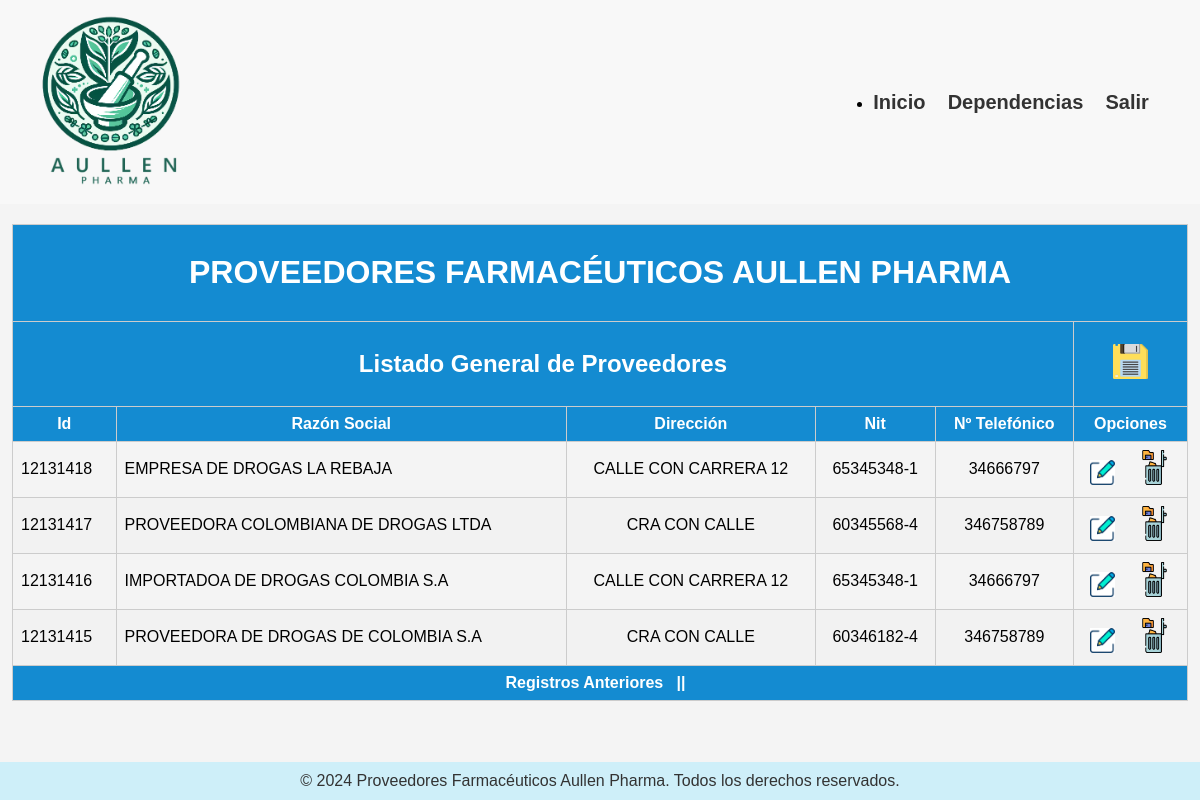
The page /heren_tres/mostrar_proveedor.php on the database its author committed.
### tables this page shows
CREATE TABLE `proveedores` (
  `id_proveed` int(14) NOT NULL,
  `nomb_Prov` varchar(60) NOT NULL,
  `direc_Prove` varchar(80) NOT NULL,
  `Nit_Proveed` varchar(20) NOT NULL,
  `Nnro_Telefon` varchar(30) NOT NULL,
  `represe_Prov` int(14) NOT NULL,
  PRIMARY KEY (`id_proveed`)
);

### heren_tres/class/conexion.php (called while the page is built, shortened)
<?php
	class Conexion
	{
		public function __construct()
		{
			$this->conex=new mysqli(host,user,pass,base);
		}
	}
 ?>

### heren_tres/class/class.php (called while the page is built, shortened)
<?php
	require_once("conexion.php");
	class Trabajo extends Conexion
	{
		public function trae_DatosProveedor($inicio)
		{
			$sql="SELECT * FROM proveedores
			ORDER BY id_proveed DESC LIMIT $inicio,12";
			$consul=$this->conex->query($sql);
			$res=$consul->fetch_all(MYSQLI_ASSOC);
			return $res;
		}
	}
 ?>

### heren_tres/mostrar_proveedor.php (the view, shortened to what this page needs)
<?php
	require_once("class/class.php");
	$dat = new Trabajo();
?>
<!DOCTYPE html>
<html lang="en">
<head>
	<link rel="stylesheet" href="estilos/mostrar.css">
</head>
<body>
<header>
		<nav class="nav-left">
			<a href="index.php">
				<img src="imgs/aullenPharma.png" alt="Icono Home" class="icono-home" title="Inicio"></a>
		</nav>
		<nav class="nav-right">
			<ul>
				<li>
					<a href="index.php">Inicio</a> &nbsp;&nbsp;&nbsp;
					<a href="#">Dependencias</a> &nbsp;&nbsp;&nbsp;
					<a href="#">Salir</a> &nbsp;&nbsp;&nbsp; &nbsp;&nbsp;
				</li>
			</ul>
		</nav>
</header>
<div class="table-container">
	<table class="styled-table">
		<thead>
			<tr bgcolor="#CEEFF9">
				<th colspan="6"><h1>PROVEEDORES FARMACÉUTICOS AULLEN PHARMA</h1></th>
			</tr>
			<tr bgcolor="#CEEFF9">
				<th colspan="5"><h2>Listado General de Proveedores</h2></th>
				<th>
					<a href="class/adicion_prov.php">
						<img src="imgs/guardar_3.png" alt="Adicion Registro" width="35" height="35" title="Adicionar Un Registro">
					</a>
				</th>
			</tr>
			<tr>
				<th>Id</th>
				<th>Razón Social</th>
				<th>Dirección</th>
				<th>Nit</th>
				<th>Nº Telefónico</th>
				<th>Opciones</th>
			</tr>
		</thead>
		<tbody>
			<?php
				if(isset($_GET["pos"])) {
					$inicio = $_GET["pos"];
				} else {
					$inicio = 0;
				}
				$lista = $dat->trae_DatosProveedor($inicio);
				for($i = 0; $i < sizeof($lista); $i++) {
					$v1 = $lista[$i]['id_proveed'];
					$v2 = $lista[$i]['nomb_Prov'];
					$v3 = $lista[$i]['direc_Prove'];
					$v4 = $lista[$i]['Nit_Proveed'];
					$v5 = $lista[$i]['Nnro_Telefon'];
			?>
				<tr>
					<td align="left"><?php echo $v1; ?></td>
					<td align="left"><?php echo $v2; ?></td>
					<td><?php echo $v3; ?></td>
					<td><?php echo $v4; ?></td>
					<td><?php echo $v5; ?></td>
					<td>
						<a href="class/editar_prov.php?id=<?php echo $v1; ?>">
							<img src="imgs/editar_1.png" alt="Edicion Registro" width="25" height="25" title="Editar Un Registro">
						</a>
						<a href="class/elimina_prov.php?id=<?php echo $v1; ?>">
							<img src="imgs/eliminar_3.png" alt="Eliminacion de Registro" width="33" height="35" title="Eliminar Un Registro">
						</a>
					</td>
				</tr>
			<?php
				}
			?>
			<tr>
				<th colspan="6">
					<?php
					if($inicio == 0) {
						echo "Registros Anteriores";
					} else {
						$anteriores = $inicio - 12;
						?>
						<a href="?pos=<?php echo $anteriores; ?>" title="Registros Anteriores">Registros Anteriores</a>
						<?php
					}
					?>
					&nbsp;&nbsp;||&nbsp;&nbsp;
				</th>
			</tr>
		</tbody>
	</table>
</div>
<footer>
	<div class="container">
		<p>&copy; 2024 Proveedores Farmacéuticos Aullen Pharma. Todos los derechos reservados.</p>
	</div>
</footer>
</body>
</html>

### heren_tres/estilos/mostrar.css (style rules this page uses)
html, body { height: 100%; margin: 0; padding: 0; display: flex; flex-direction: column; }
body { font-family: Arial, sans-serif; background-color: #f4f4f4; }
header { background-color: #f8f8f8; padding: 10px 20px; display: flex; justify-content: space-between; align-items: center; }
.nav-left { display: flex; align-items: center; list-style-type: none; padding: 0; margin: 0; }
.nav-right { display: flex; align-items: center; list-style-type: none; padding: 0; margin: 0; }
.nav-right li { margin-left: 20px; }
.nav-right a { color: #333; text-decoration: none; font-weight: bold; font-size: 20px; }
.icono-home { width: 180px; height: auto; margin-right: 10px; }
.table-container { text-align: center; flex: 1; }
table { width: 98%; border: 1px solid #ccc; margin: 20px auto; border-collapse: collapse; }
table th, table td { border: 1px solid #ccc; padding: 8px; }
table th { background-color: #148BD1; color: white; }
table tr:nth-child(even) { background-color: #f2f2f2; }
footer { background-color: #CEEFF9; padding: 10px 0; text-align: center; width: 100%; }
footer p { margin: 0; color: #333; font-size: 16px; }

### heren_tres/mostrar_proveedor.php (style rules this page uses)
a { border: none; text-decoration: none; outline: none; }
img { border: none; }

### rows shown on the page
proveedores: id_proveed "12131418", nomb_Prov "EMPRESA DE DROGAS LA REBAJA", direc_Prove "CALLE CON CARRERA 12", Nit_Proveed "65345348-1", Nnro_Telefon "34666797"
proveedores: id_proveed "12131417", nomb_Prov "PROVEEDORA COLOMBIANA DE DROGAS LTDA", direc_Prove "CRA CON CALLE", Nit_Proveed "60345568-4", Nnro_Telefon "346758789"
proveedores: id_proveed "12131416", nomb_Prov "IMPORTADOA DE DROGAS COLOMBIA S.A", direc_Prove "CALLE CON CARRERA 12", Nit_Proveed "65345348-1", Nnro_Telefon "34666797"
proveedores: id_proveed "12131415", nomb_Prov "PROVEEDORA DE DROGAS DE COLOMBIA S.A", direc_Prove "CRA CON CALLE", Nit_Proveed "60346182-4", Nnro_Telefon "346758789"
